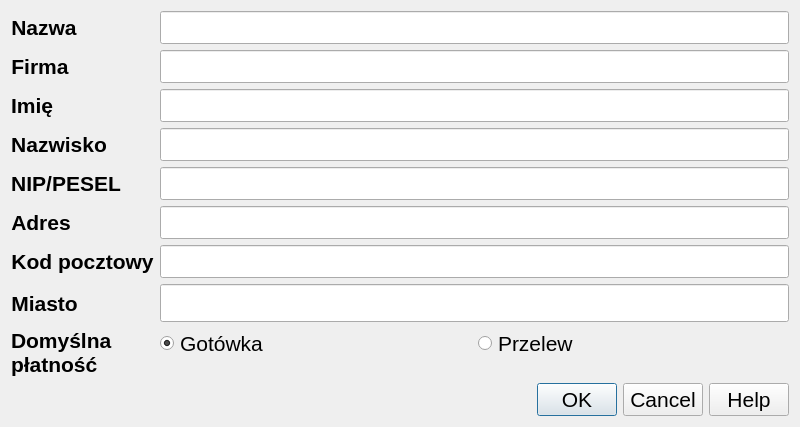
<?xml version="1.0" encoding="UTF-8"?>
<ui version="4.0">
 <class>CustomerDialog</class>
 <widget class="QDialog" name="CustomerDialog">
  <property name="geometry">
   <rect>
    <x>0</x>
    <y>0</y>
    <width>800</width>
    <height>383</height>
   </rect>
  </property>
  <property name="windowTitle">
   <string>Dialog</string>
  </property>
  <property name="modal">
   <bool>true</bool>
  </property>
  <layout class="QVBoxLayout" name="verticalLayout">
   <item>
    <layout class="QFormLayout" name="formLayout">
     <property name="sizeConstraint">
      <enum>QLayout::SetDefaultConstraint</enum>
     </property>
     <item row="0" column="0">
      <widget class="QLabel" name="alias_lbl">
       <property name="font">
        <font>
         <pointsize>16</pointsize>
         <weight>75</weight>
         <bold>true</bold>
        </font>
       </property>
       <property name="text">
        <string>Nazwa</string>
       </property>
       <property name="alignment">
        <set>Qt::AlignCenter</set>
       </property>
      </widget>
     </item>
     <item row="0" column="1">
      <widget class="QLineEdit" name="alias_line_edit">
       <property name="font">
        <font>
         <pointsize>16</pointsize>
        </font>
       </property>
      </widget>
     </item>
     <item row="1" column="0">
      <widget class="QLabel" name="firm_label">
       <property name="font">
        <font>
         <pointsize>16</pointsize>
         <weight>75</weight>
         <bold>true</bold>
        </font>
       </property>
       <property name="text">
        <string>Firma</string>
       </property>
       <property name="alignment">
        <set>Qt::AlignCenter</set>
       </property>
      </widget>
     </item>
     <item row="1" column="1">
      <widget class="QLineEdit" name="firm_line_edit">
       <property name="font">
        <font>
         <pointsize>16</pointsize>
        </font>
       </property>
      </widget>
     </item>
     <item row="2" column="0">
      <widget class="QLabel" name="firstname_lbl">
       <property name="font">
        <font>
         <pointsize>16</pointsize>
         <weight>75</weight>
         <bold>true</bold>
        </font>
       </property>
       <property name="text">
        <string>Imię</string>
       </property>
       <property name="alignment">
        <set>Qt::AlignCenter</set>
       </property>
      </widget>
     </item>
     <item row="2" column="1">
      <widget class="QLineEdit" name="name_line_edit">
       <property name="font">
        <font>
         <pointsize>16</pointsize>
        </font>
       </property>
      </widget>
     </item>
     <item row="8" column="0">
      <widget class="QLabel" name="lastname_lbl">
       <property name="font">
        <font>
         <pointsize>16</pointsize>
         <weight>75</weight>
         <bold>true</bold>
        </font>
       </property>
       <property name="text">
        <string>Nazwisko</string>
       </property>
       <property name="alignment">
        <set>Qt::AlignCenter</set>
       </property>
      </widget>
     </item>
     <item row="8" column="1">
      <widget class="QLineEdit" name="lastname_line_edit">
       <property name="font">
        <font>
         <pointsize>16</pointsize>
        </font>
       </property>
      </widget>
     </item>
     <item row="12" column="0">
      <widget class="QLabel" name="tax_id_lbl">
       <property name="font">
        <font>
         <pointsize>16</pointsize>
         <weight>75</weight>
         <bold>true</bold>
        </font>
       </property>
       <property name="text">
        <string>NIP/PESEL</string>
       </property>
       <property name="alignment">
        <set>Qt::AlignCenter</set>
       </property>
      </widget>
     </item>
     <item row="12" column="1">
      <widget class="QLineEdit" name="taxid_line_edit">
       <property name="font">
        <font>
         <pointsize>16</pointsize>
        </font>
       </property>
      </widget>
     </item>
     <item row="13" column="0">
      <widget class="QLabel" name="address_lbl">
       <property name="font">
        <font>
         <pointsize>16</pointsize>
         <weight>75</weight>
         <bold>true</bold>
        </font>
       </property>
       <property name="text">
        <string>Adres</string>
       </property>
       <property name="alignment">
        <set>Qt::AlignCenter</set>
       </property>
      </widget>
     </item>
     <item row="13" column="1">
      <widget class="QLineEdit" name="address_line_edit">
       <property name="font">
        <font>
         <pointsize>16</pointsize>
        </font>
       </property>
      </widget>
     </item>
     <item row="14" column="0">
      <widget class="QLabel" name="postal_code_lbl">
       <property name="font">
        <font>
         <pointsize>16</pointsize>
         <weight>75</weight>
         <bold>true</bold>
        </font>
       </property>
       <property name="text">
        <string>Kod pocztowy</string>
       </property>
       <property name="alignment">
        <set>Qt::AlignCenter</set>
       </property>
      </widget>
     </item>
     <item row="14" column="1">
      <widget class="QLineEdit" name="postalcode_line_edit">
       <property name="font">
        <font>
         <pointsize>16</pointsize>
        </font>
       </property>
       <property name="inputMask">
        <string/>
       </property>
      </widget>
     </item>
     <item row="15" column="0">
      <widget class="QLabel" name="city_lbl">
       <property name="font">
        <font>
         <pointsize>16</pointsize>
         <weight>75</weight>
         <bold>true</bold>
        </font>
       </property>
       <property name="text">
        <string>Miasto</string>
       </property>
       <property name="alignment">
        <set>Qt::AlignCenter</set>
       </property>
      </widget>
     </item>
     <item row="15" column="1">
      <widget class="QLineEdit" name="city_line_edit">
       <property name="font">
        <font>
         <family>Sans Serif</family>
         <pointsize>16</pointsize>
        </font>
       </property>
      </widget>
     </item>
     <item row="16" column="0">
      <widget class="QLabel" name="label">
       <property name="font">
        <font>
         <pointsize>16</pointsize>
         <weight>75</weight>
         <bold>true</bold>
        </font>
       </property>
       <property name="text">
        <string>Domyślna
płatność</string>
       </property>
       <property name="alignment">
        <set>Qt::AlignLeading|Qt::AlignLeft|Qt::AlignVCenter</set>
       </property>
      </widget>
     </item>
     <item row="16" column="1">
      <layout class="QHBoxLayout" name="horizontalLayout_2">
       <item>
        <widget class="QRadioButton" name="cash_radio_btn">
         <property name="font">
          <font>
           <pointsize>16</pointsize>
          </font>
         </property>
         <property name="text">
          <string>Gotówka</string>
         </property>
         <property name="iconSize">
          <size>
           <width>25</width>
           <height>17</height>
          </size>
         </property>
         <property name="checked">
          <bool>true</bool>
         </property>
        </widget>
       </item>
       <item>
        <widget class="QRadioButton" name="bank_transfer_radio_btn">
         <property name="font">
          <font>
           <pointsize>16</pointsize>
          </font>
         </property>
         <property name="text">
          <string>Przelew</string>
         </property>
         <property name="iconSize">
          <size>
           <width>25</width>
           <height>17</height>
          </size>
         </property>
        </widget>
       </item>
      </layout>
     </item>
    </layout>
   </item>
   <item>
    <widget class="QDialogButtonBox" name="buttonBox">
     <property name="font">
      <font>
       <pointsize>16</pointsize>
      </font>
     </property>
     <property name="orientation">
      <enum>Qt::Horizontal</enum>
     </property>
     <property name="standardButtons">
      <set>QDialogButtonBox::Cancel|QDialogButtonBox::Help|QDialogButtonBox::Ok</set>
     </property>
     <property name="centerButtons">
      <bool>false</bool>
     </property>
    </widget>
   </item>
  </layout>
 </widget>
 <resources/>
 <connections>
  <connection>
   <sender>buttonBox</sender>
   <signal>accepted()</signal>
   <receiver>CustomerDialog</receiver>
   <slot>accept()</slot>
   <hints>
    <hint type="sourcelabel">
     <x>248</x>
     <y>254</y>
    </hint>
    <hint type="destinationlabel">
     <x>157</x>
     <y>274</y>
    </hint>
   </hints>
  </connection>
  <connection>
   <sender>buttonBox</sender>
   <signal>rejected()</signal>
   <receiver>CustomerDialog</receiver>
   <slot>reject()</slot>
   <hints>
    <hint type="sourcelabel">
     <x>316</x>
     <y>260</y>
    </hint>
    <hint type="destinationlabel">
     <x>286</x>
     <y>274</y>
    </hint>
   </hints>
  </connection>
  <connection>
   <sender>buttonBox</sender>
   <signal>accepted()</signal>
   <receiver>CustomerDialog</receiver>
   <slot>_validate_input()</slot>
   <hints>
    <hint type="sourcelabel">
     <x>399</x>
     <y>362</y>
    </hint>
    <hint type="destinationlabel">
     <x>399</x>
     <y>191</y>
    </hint>
   </hints>
  </connection>
 </connections>
 <slots>
  <slot>_validate_input()</slot>
 </slots>
</ui>
